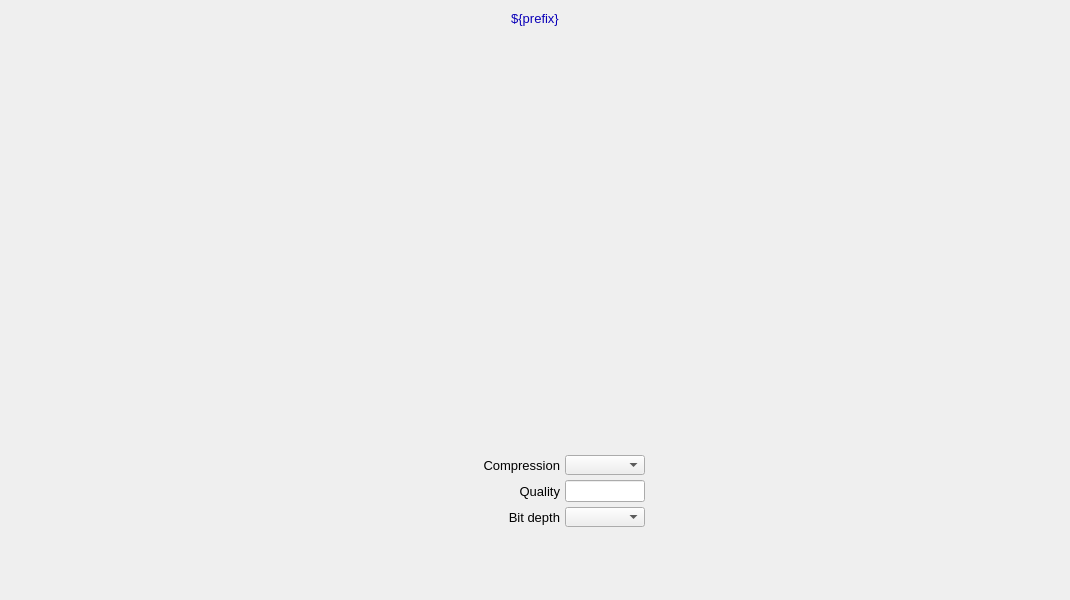
<?xml version="1.0" ?>
<ui version="4.0">
  <class>Dialog</class>
  <widget class="QWidget" name="screen">
    <property name="geometry">
      <rect>
        <x>167</x>
        <y>286</y>
        <width>1070</width>
        <height>600</height>
      </rect>
    </property>
    <property name="styleSheet">
      <string notr="true">QWidget#screen {
  color: rgb(0, 0, 0);
  background-color: rgb(187, 187, 187);
  }</string>
    </property>
    <property name="windowTitle">
      <string>NDFileMagick</string>
    </property>
    <widget class="PyDMDrawingRectangle" name="rectangle">
      <property name="geometry">
        <rect>
          <x>0</x>
          <y>5</y>
          <width>1070</width>
          <height>26</height>
        </rect>
      </property>
      <property name="brush" stdset="0">
        <brush brushstyle="SolidPattern">
          <color alpha="255">
            <red>218</red>
            <green>218</green>
            <blue>218</blue>
          </color>
        </brush>
      </property>
      <property name="penStyle" stdset="0">
        <enum>Qt::SolidLine</enum>
      </property>
      <property name="penColor" stdset="0">
        <color>
          <red>218</red>
          <green>218</green>
          <blue>218</blue>
        </color>
      </property>
      <property name="penWidth" stdset="0">
        <double>0</double>
      </property>
      <property name="penCapStyle" stdset="0">
        <enum>Qt::FlatCap</enum>
      </property>
      <property name="toolTip">
        <string>rectangle</string>
      </property>
    </widget>
    <widget class="QLabel" name="text">
      <property name="geometry">
        <rect>
          <x>0</x>
          <y>6</y>
          <width>1070</width>
          <height>25</height>
        </rect>
      </property>
      <property name="text">
        <string>${prefix}</string>
      </property>
      <property name="font" stdset="0">
        <font>
          <pointsize>10</pointsize>
        </font>
      </property>
      <property name="brush" stdset="0">
        <brush brushstyle="SolidPattern">
          <color alpha="255">
            <red>10</red>
            <green>0</green>
            <blue>184</blue>
          </color>
        </brush>
      </property>
      <property name="toolTip">
        <string>text</string>
      </property>
      <property name="alignment">
        <set>Qt::AlignCenter</set>
      </property>
      <property name="styleSheet">
        <string notr="true">QLabel#text {
  color: rgb(10, 0, 184);
  }</string>
      </property>
    </widget>
    <widget class="PyDMEmbeddedDisplay" name="composite">
      <property name="geometry">
        <rect>
          <x>5</x>
          <y>40</y>
          <width>380</width>
          <height>555</height>
        </rect>
      </property>
      <property name="toolTip">
        <string>composite</string>
      </property>
      <property name="filename" stdset="0">
        <string>PluginBase_V36.ui</string>
      </property>
    </widget>
    <widget class="PyDMEnumComboBox" name="menu">
      <property name="geometry">
        <rect>
          <x>565</x>
          <y>507</y>
          <width>80</width>
          <height>20</height>
        </rect>
      </property>
      <property name="toolTip">
        <string>${prefix}BitDepth</string>
      </property>
      <property name="channel" stdset="0">
        <string>ca://${prefix}BitDepth</string>
      </property>
      <property name="font" stdset="0">
        <font>
          <pointsize>10</pointsize>
        </font>
      </property>
      <property name="styleSheet">
        <string notr="true">PyDMEnumComboBox#menu {
  color: rgb(0, 0, 0);
  background-color: rgb(115, 223, 255);
  }</string>
      </property>
    </widget>
    <widget class="PyDMEnumComboBox" name="menu_1">
      <property name="geometry">
        <rect>
          <x>565</x>
          <y>455</y>
          <width>80</width>
          <height>20</height>
        </rect>
      </property>
      <property name="toolTip">
        <string>${prefix}CompressType</string>
      </property>
      <property name="channel" stdset="0">
        <string>ca://${prefix}CompressType</string>
      </property>
      <property name="font" stdset="0">
        <font>
          <pointsize>10</pointsize>
        </font>
      </property>
      <property name="styleSheet">
        <string notr="true">PyDMEnumComboBox#menu_1 {
  color: rgb(0, 0, 0);
  background-color: rgb(115, 223, 255);
  }</string>
      </property>
    </widget>
    <widget class="PyDMLineEdit" name="text_entry">
      <property name="geometry">
        <rect>
          <x>565</x>
          <y>480</y>
          <width>80</width>
          <height>22</height>
        </rect>
      </property>
      <property name="channel" stdset="0">
        <string>ca://${prefix}Quality</string>
      </property>
      <property name="toolTip">
        <string>${prefix}Quality</string>
      </property>
      <property name="font" stdset="0">
        <font>
          <pointsize>10</pointsize>
        </font>
      </property>
      <property name="styleSheet">
        <string notr="true">PyDMLineEdit#text_entry {
  color: rgb(0, 0, 0);
  background-color: rgb(115, 223, 255);
  border: 1px solid black;
  margin: 0px;
  padding: 0px;
  spacing: 0px;
  }</string>
      </property>
    </widget>
    <widget class="PyDMLabel" name="text_update">
      <property name="geometry">
        <rect>
          <x>650</x>
          <y>508</y>
          <width>80</width>
          <height>18</height>
        </rect>
      </property>
      <property name="toolTip">
        <string>PV: ${prefix}BitDepth_RBV</string>
      </property>
      <property name="channel" stdset="0">
        <string>ca://${prefix}BitDepth_RBV</string>
      </property>
      <property name="displayFormat" stdset="0">
        <enum>PyDMLabel::String</enum>
      </property>
      <property name="font" stdset="0">
        <font>
          <pointsize>10</pointsize>
        </font>
      </property>
      <property name="alignment">
        <set>Qt::AlignLeading|Qt::AlignLeft|Qt::AlignVCenter</set>
      </property>
      <property name="textInteractionFlags">
        <set>Qt::TextSelectableByKeyboard|Qt::TextSelectableByMouse</set>
      </property>
      <property name="styleSheet">
        <string notr="true">PyDMLabel#text_update {
  color: rgb(10, 0, 184);
  background-color: rgb(187, 187, 187);
  }</string>
      </property>
    </widget>
    <widget class="PyDMLabel" name="text_update_1">
      <property name="geometry">
        <rect>
          <x>650</x>
          <y>456</y>
          <width>80</width>
          <height>18</height>
        </rect>
      </property>
      <property name="toolTip">
        <string>PV: ${prefix}CompressType_RBV</string>
      </property>
      <property name="channel" stdset="0">
        <string>ca://${prefix}CompressType_RBV</string>
      </property>
      <property name="displayFormat" stdset="0">
        <enum>PyDMLabel::String</enum>
      </property>
      <property name="font" stdset="0">
        <font>
          <pointsize>10</pointsize>
        </font>
      </property>
      <property name="alignment">
        <set>Qt::AlignLeading|Qt::AlignLeft|Qt::AlignVCenter</set>
      </property>
      <property name="textInteractionFlags">
        <set>Qt::TextSelectableByKeyboard|Qt::TextSelectableByMouse</set>
      </property>
      <property name="styleSheet">
        <string notr="true">PyDMLabel#text_update_1 {
  color: rgb(10, 0, 184);
  background-color: rgb(187, 187, 187);
  }</string>
      </property>
    </widget>
    <widget class="PyDMLabel" name="text_update_2">
      <property name="geometry">
        <rect>
          <x>650</x>
          <y>482</y>
          <width>80</width>
          <height>18</height>
        </rect>
      </property>
      <property name="toolTip">
        <string>PV: ${prefix}Quality_RBV</string>
      </property>
      <property name="channel" stdset="0">
        <string>ca://${prefix}Quality_RBV</string>
      </property>
      <property name="font" stdset="0">
        <font>
          <pointsize>10</pointsize>
        </font>
      </property>
      <property name="alignment">
        <set>Qt::AlignLeading|Qt::AlignLeft|Qt::AlignVCenter</set>
      </property>
      <property name="textInteractionFlags">
        <set>Qt::TextSelectableByKeyboard|Qt::TextSelectableByMouse</set>
      </property>
      <property name="styleSheet">
        <string notr="true">PyDMLabel#text_update_2 {
  color: rgb(10, 0, 184);
  background-color: rgb(187, 187, 187);
  }</string>
      </property>
    </widget>
    <widget class="QLabel" name="text_1">
      <property name="geometry">
        <rect>
          <x>470</x>
          <y>507</y>
          <width>90</width>
          <height>20</height>
        </rect>
      </property>
      <property name="text">
        <string>Bit depth</string>
      </property>
      <property name="font" stdset="0">
        <font>
          <pointsize>10</pointsize>
        </font>
      </property>
      <property name="brush" stdset="0">
        <brush brushstyle="SolidPattern">
          <color alpha="255">
            <red>0</red>
            <green>0</green>
            <blue>0</blue>
          </color>
        </brush>
      </property>
      <property name="toolTip">
        <string>text_1</string>
      </property>
      <property name="alignment">
        <set>Qt::AlignRight|Qt::AlignTrailing|Qt::AlignVCenter</set>
      </property>
      <property name="styleSheet">
        <string notr="true">QLabel#text_1 {
  color: rgb(0, 0, 0);
  }</string>
      </property>
    </widget>
    <widget class="QLabel" name="text_2">
      <property name="geometry">
        <rect>
          <x>450</x>
          <y>455</y>
          <width>110</width>
          <height>20</height>
        </rect>
      </property>
      <property name="text">
        <string>Compression</string>
      </property>
      <property name="font" stdset="0">
        <font>
          <pointsize>10</pointsize>
        </font>
      </property>
      <property name="brush" stdset="0">
        <brush brushstyle="SolidPattern">
          <color alpha="255">
            <red>0</red>
            <green>0</green>
            <blue>0</blue>
          </color>
        </brush>
      </property>
      <property name="toolTip">
        <string>text_2</string>
      </property>
      <property name="alignment">
        <set>Qt::AlignRight|Qt::AlignTrailing|Qt::AlignVCenter</set>
      </property>
      <property name="styleSheet">
        <string notr="true">QLabel#text_2 {
  color: rgb(0, 0, 0);
  }</string>
      </property>
    </widget>
    <widget class="QLabel" name="text_3">
      <property name="geometry">
        <rect>
          <x>490</x>
          <y>481</y>
          <width>70</width>
          <height>20</height>
        </rect>
      </property>
      <property name="text">
        <string>Quality</string>
      </property>
      <property name="font" stdset="0">
        <font>
          <pointsize>10</pointsize>
        </font>
      </property>
      <property name="brush" stdset="0">
        <brush brushstyle="SolidPattern">
          <color alpha="255">
            <red>0</red>
            <green>0</green>
            <blue>0</blue>
          </color>
        </brush>
      </property>
      <property name="toolTip">
        <string>text_3</string>
      </property>
      <property name="alignment">
        <set>Qt::AlignRight|Qt::AlignTrailing|Qt::AlignVCenter</set>
      </property>
      <property name="styleSheet">
        <string notr="true">QLabel#text_3 {
  color: rgb(0, 0, 0);
  }</string>
      </property>
    </widget>
    <widget class="PyDMEmbeddedDisplay" name="composite_1">
      <property name="geometry">
        <rect>
          <x>390</x>
          <y>40</y>
          <width>675</width>
          <height>405</height>
        </rect>
      </property>
      <property name="toolTip">
        <string>composite_1</string>
      </property>
      <property name="filename" stdset="0">
        <string>FileBase_V36.ui</string>
      </property>
    </widget>
  </widget>
  <customwidgets>
    <customwidget>
      <class>PyDMDrawingRectangle</class>
      <extends>QWidget</extends>
      <header>pydm.widgets.drawing</header>
    </customwidget>
    <customwidget>
      <class>PyDMLabel</class>
      <extends>QLabel</extends>
      <header>pydm.widgets.label</header>
    </customwidget>
    <customwidget>
      <class>PyDMEmbeddedDisplay</class>
      <extends>QFrame</extends>
      <header>pydm.widgets.embedded_display</header>
    </customwidget>
    <customwidget>
      <class>PyDMEnumComboBox</class>
      <extends>QComboBox</extends>
      <header>pydm.widgets.enum_combo_box</header>
    </customwidget>
    <customwidget>
      <class>PyDMLineEdit</class>
      <extends>QLineEdit</extends>
      <header>pydm.widgets.line_edit</header>
    </customwidget>
  </customwidgets>
</ui>
